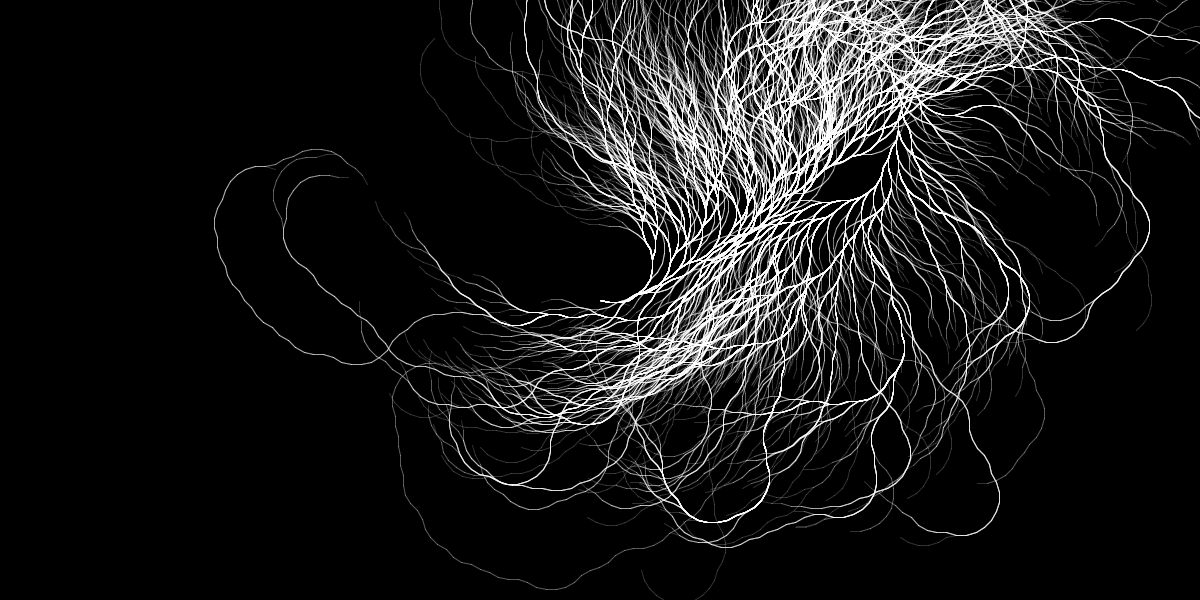
Frame 1 (no input)
Frame 60 (the mouse pressed at the canvas centre just before this capture): identical to frame 1, image omitted
Frame 120 (the mouse held since frame 60 and released just before this capture): identical to frame 1, image omitted

The Processing sketch that drew this single still picture (run headless with seeded random() and noise(); from frame 60 on, the mouse is pressed at the canvas centre):

// Processing sketch: coding
// ── coding.pde

void setup() {
  size(1200, 600);
  background(0);
  translate(0, height/2);
  for (int i=1; i<10000; i++) {
    IntList sequence = new IntList();
    int n = i ;
    do {
      sequence.append(n);
      n = collatz(n);
    } while (n!=1);
    sequence.append(1);
    sequence.reverse();

    float lens= 10;
    float angle = PI/12;
    resetMatrix();
    translate(width/2, height/2);
    for (int  j =0; j<sequence.size(); j++) {
      int value = sequence.get(j);
      if (value%2==0) {
        rotate(-angle);
      } else {
        rotate(angle);
      }
      stroke(255,50);
      line(0, 0, lens, 0);
      translate(lens, 0);
    }
  }

  println("finished");
}

void draw() {
}

int collatz(int n ) {
  if (n%2 == 0) {
    return n/2;
    //odd
  } else {
    return (n*3+1)/2;
  }
}
